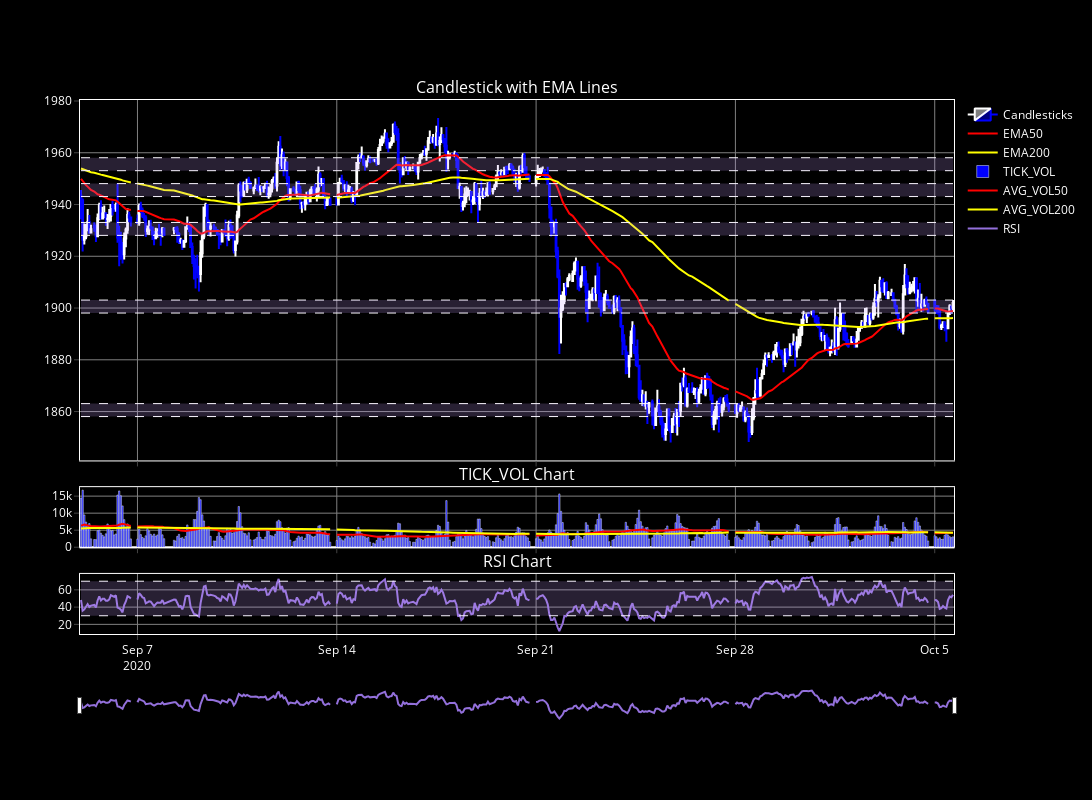

Here is the notebook cell this chart was saved with:
### Code cell
plot_sr(df_observe = df_observe.copy(),
        sr_range = best_params['sr_range'],
        patience_range = best_params['patience_range'],
        patience_time = best_params['patience_time'],
        max_num_sr = best_params['max_num_range'],
        cutoff = best_params['cutoff'],
        path = None, # 'D:/Intraday_trading/Training/Saved_results/plot_sr.html',
        open_tab = False,
        )

### Figure 1 — Plotly figure (JSON) as saved in the notebook; plotly's stock layout.template omitted (floating-point values rounded to 4 significant figures; data arrays with more than 128 entries replaced by an {"elided": "..."} marker saying what was removed)
{"data": [{"close": {"elided": "500 float values"}, "decreasing": {"line": {"color": "blue", "width": 2}}, "high": {"elided": "500 float values"}, "increasing": {"line": {"color": "white", "width": 2}}, "low": {"elided": "500 float values"}, "name": "Candlesticks", "open": {"elided": "500 float values"}, "type": "candlestick", "x": {"elided": "500 str values"}, "xaxis": "x", "yaxis": "y"}, {"line": {"color": "red", "width": 2}, "mode": "lines", "name": "EMA50", "type": "scatter", "x": {"elided": "500 str values"}, "xaxis": "x", "y": {"elided": "500 float values"}, "yaxis": "y"}, {"line": {"color": "yellow", "width": 2}, "mode": "lines", "name": "EMA200", "type": "scatter", "x": {"elided": "500 str values"}, "xaxis": "x", "y": {"elided": "500 float values"}, "yaxis": "y"}, {"marker": {"color": "blue"}, "name": "TICK_VOL", "type": "bar", "x": {"elided": "500 str values"}, "xaxis": "x2", "y": {"elided": "500 int values"}, "yaxis": "y2"}, {"line": {"color": "red", "width": 2}, "mode": "lines", "name": "AVG_VOL50", "type": "scatter", "x": {"elided": "500 str values"}, "xaxis": "x2", "y": {"elided": "500 float values"}, "yaxis": "y2"}, {"line": {"color": "yellow", "width": 2}, "mode": "lines", "name": "AVG_VOL200", "type": "scatter", "x": {"elided": "500 str values"}, "xaxis": "x2", "y": {"elided": "500 float values"}, "yaxis": "y2"}, {"line": {"color": "mediumpurple", "width": 2}, "mode": "lines", "name": "RSI", "type": "scatter", "x": {"elided": "500 str values"}, "xaxis": "x3", "y": {"elided": "500 float values"}, "yaxis": "y3"}], "layout": {"annotations": [{"font": {"size": 16}, "showarrow": false, "text": "Candlestick with EMA Lines", "x": 0.5, "xanchor": "center", "xref": "paper", "y": 1, "yanchor": "bottom", "yref": "paper"}, {"font": {"size": 16}, "showarrow": false, "text": "TICK_VOL Chart", "x": 0.5, "xanchor": "center", "xref": "paper", "y": 0.275, "yanchor": "bottom", "yref": "paper"}, {"font": {"size": 16}, "showarrow": false, "text": "RSI Chart", "x": 0.5, "xanchor": "center", "xref": "paper", "y": 0.1125, "yanchor": "bottom", "yref": "paper"}], "font": {"color": "white"}, "height": 800, "legend": {"x": 1.01, "y": 1}, "paper_bgcolor": "black", "plot_bgcolor": "black", "shapes": [{"line": {"color": "white", "dash": "dash", "width": 1}, "type": "line", "x0": "2020-09-03T14:00:00", "x1": "2020-10-05T11:00:00", "xref": "x3", "y0": 30, "y1": 30, "yref": "y3"}, {"line": {"color": "white", "dash": "dash", "width": 1}, "type": "line", "x0": "2020-09-03T14:00:00", "x1": "2020-10-05T11:00:00", "xref": "x3", "y0": 70, "y1": 70, "yref": "y3"}, {"fillcolor": "rgba(200, 160, 255, 0.2)", "line": {"color": "rgba(255, 255, 255, 0)"}, "type": "rect", "x0": "2020-09-03T14:00:00", "x1": "2020-10-05T11:00:00", "xref": "x3", "y0": 30, "y1": 70, "yref": "y3"}, {"line": {"color": "white", "dash": "dash", "width": 1}, "type": "line", "x0": "2020-09-03T14:00:00", "x1": "2020-10-05T11:00:00", "xref": "x", "y0": 1863.0, "y1": 1863.0, "yref": "y"}, {"line": {"color": "white", "dash": "dash", "width": 1}, "type": "line", "x0": "2020-09-03T14:00:00", "x1": "2020-10-05T11:00:00", "xref": "x", "y0": 1858.0, "y1": 1858.0, "yref": "y"}, {"fillcolor": "rgba(200, 160, 255, 0.2)", "line": {"color": "rgba(255, 255, 255, 0)"}, "type": "rect", "x0": "2020-09-03T14:00:00", "x1": "2020-10-05T11:00:00", "xref": "x", "y0": 1858.0, "y1": 1863.0, "yref": "y"}, {"line": {"color": "white", "dash": "dash", "width": 1}, "type": "line", "x0": "2020-09-03T14:00:00", "x1": "2020-10-05T11:00:00", "xref": "x", "y0": 1903.0, "y1": 1903.0, "yref": "y"}, {"line": {"color": "white", "dash": "dash", "width": 1}, "type": "line", "x0": "2020-09-03T14:00:00", "x1": "2020-10-05T11:00:00", "xref": "x", "y0": 1898.0, "y1": 1898.0, "yref": "y"}, {"fillcolor": "rgba(200, 160, 255, 0.2)", "line": {"color": "rgba(255, 255, 255, 0)"}, "type": "rect", "x0": "2020-09-03T14:00:00", "x1": "2020-10-05T11:00:00", "xref": "x", "y0": 1898.0, "y1": 1903.0, "yref": "y"}, {"line": {"color": "white", "dash": "dash", "width": 1}, "type": "line", "x0": "2020-09-03T14:00:00", "x1": "2020-10-05T11:00:00", "xref": "x", "y0": 1933.0, "y1": 1933.0, "yref": "y"}, {"line": {"color": "white", "dash": "dash", "width": 1}, "type": "line", "x0": "2020-09-03T14:00:00", "x1": "2020-10-05T11:00:00", "xref": "x", "y0": 1928.0, "y1": 1928.0, "yref": "y"}, {"fillcolor": "rgba(200, 160, 255, 0.2)", "line": {"color": "rgba(255, 255, 255, 0)"}, "type": "rect", "x0": "2020-09-03T14:00:00", "x1": "2020-10-05T11:00:00", "xref": "x", "y0": 1928.0, "y1": 1933.0, "yref": "y"}, {"line": {"color": "white", "dash": "dash", "width": 1}, "type": "line", "x0": "2020-09-03T14:00:00", "x1": "2020-10-05T11:00:00", "xref": "x", "y0": 1948.0, "y1": 1948.0, "yref": "y"}, {"line": {"color": "white", "dash": "dash", "width": 1}, "type": "line", "x0": "2020-09-03T14:00:00", "x1": "2020-10-05T11:00:00", "xref": "x", "y0": 1943.0, "y1": 1943.0, "yref": "y"}, {"fillcolor": "rgba(200, 160, 255, 0.2)", "line": {"color": "rgba(255, 255, 255, 0)"}, "type": "rect", "x0": "2020-09-03T14:00:00", "x1": "2020-10-05T11:00:00", "xref": "x", "y0": 1943.0, "y1": 1948.0, "yref": "y"}, {"line": {"color": "white", "dash": "dash", "width": 1}, "type": "line", "x0": "2020-09-03T14:00:00", "x1": "2020-10-05T11:00:00", "xref": "x", "y0": 1958.0, "y1": 1958.0, "yref": "y"}, {"line": {"color": "white", "dash": "dash", "width": 1}, "type": "line", "x0": "2020-09-03T14:00:00", "x1": "2020-10-05T11:00:00", "xref": "x", "y0": 1953.0, "y1": 1953.0, "yref": "y"}, {"fillcolor": "rgba(200, 160, 255, 0.2)", "line": {"color": "rgba(255, 255, 255, 0)"}, "type": "rect", "x0": "2020-09-03T14:00:00", "x1": "2020-10-05T11:00:00", "xref": "x", "y0": 1953.0, "y1": 1958.0, "yref": "y"}], "width": 1300, "xaxis": {"anchor": "y", "domain": [0, 1], "gridcolor": "grey", "linecolor": "white", "matches": "x3", "mirror": true, "rangebreaks": [{"bounds": ["sat", "mon"]}], "rangeslider": {"bgcolor": "rgba(0,0,0,0.1)", "thickness": 0.05, "visible": false}, "showline": true, "showticklabels": false, "ticks": "outside", "type": "date"}, "xaxis2": {"anchor": "y2", "domain": [0, 1], "gridcolor": "grey", "linecolor": "white", "matches": "x3", "mirror": true, "rangebreaks": [{"bounds": ["sat", "mon"]}], "showline": true, "showticklabels": false, "ticks": "outside"}, "xaxis3": {"anchor": "y3", "domain": [0, 1], "gridcolor": "grey", "linecolor": "white", "mirror": true, "rangebreaks": [{"bounds": ["sat", "mon"]}], "rangeslider": {"thickness": 0.05, "visible": true}, "showline": true, "ticks": "outside"}, "yaxis": {"anchor": "x", "autorange": true, "domain": [0.325, 1], "fixedrange": false, "gridcolor": "grey", "linecolor": "white", "mirror": true, "showline": true, "ticks": "outside"}, "yaxis2": {"anchor": "x2", "autorange": true, "domain": [0.1625, 0.275], "fixedrange": false, "gridcolor": "grey", "linecolor": "white", "mirror": true, "showline": true, "ticks": "outside"}, "yaxis3": {"anchor": "x3", "autorange": true, "domain": [0, 0.1125], "gridcolor": "grey", "linecolor": "white", "mirror": true, "range": [0, 100], "showline": true, "ticks": "outside"}}}
